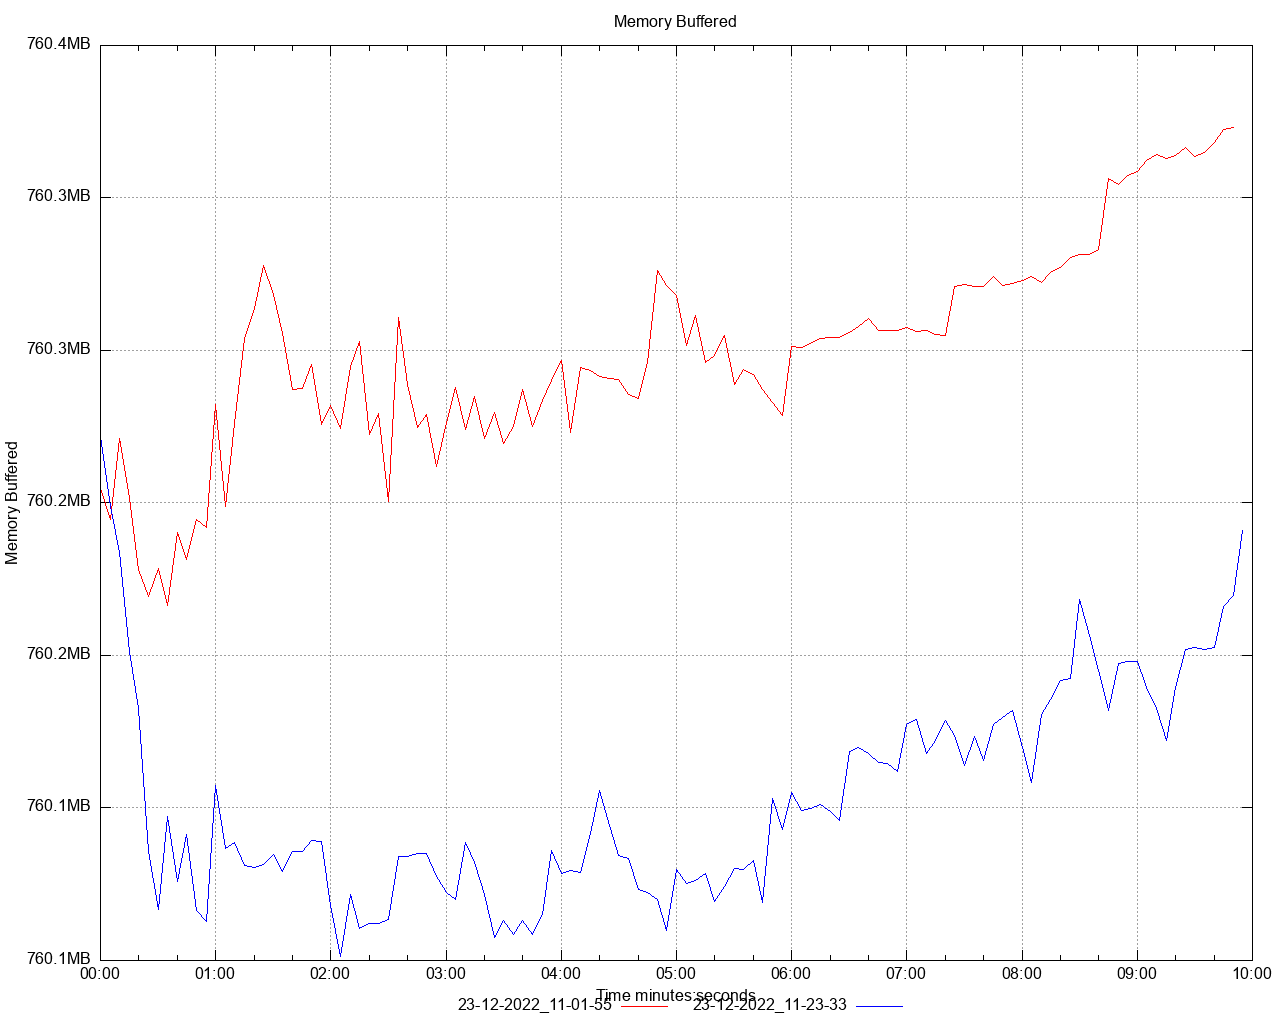

Write gnuplot code to recreate this figure.
set title 'Memory Buffered' noenhanced
set style data lines
set datafile separator ","
set terminal png size 1280,1024
set grid
set key below
set xdata time
set timefmt "%s"
offset = 0
t0(x)=(offset=($0==0) ? x : offset, x - offset)
set xlabel 'Time minutes:seconds'
set ylabel 'Memory Buffered'
set format y '%.1s%cB'
set output '/Users/ahmet.mircik/Workspace/python/hazelcast-simulator/offload-benchmarks/report/dstat/memory_buffered_A4.png'
plot \
   '/Users/ahmet.mircik/Workspace/python/hazelcast-simulator/offload-benchmarks/report/data/memory_buffered_A4_1.data' using (t0(timecolumn(1))):2 title "23-12-2022_11-01-55" noenhanced lt rgb "red", \
   '/Users/ahmet.mircik/Workspace/python/hazelcast-simulator/offload-benchmarks/report/data/memory_buffered_A4_2.data' using (t0(timecolumn(1))):2 title "23-12-2022_11-23-33" noenhanced lt rgb "blue", \
